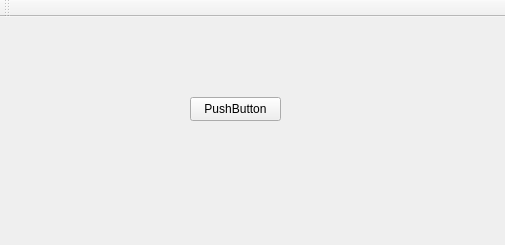
<?xml version="1.0" encoding="UTF-8"?>
<ui version="4.0">
 <class>MainWindow</class>
 <widget class="QMainWindow" name="MainWindow">
  <property name="geometry">
   <rect>
    <x>0</x>
    <y>0</y>
    <width>505</width>
    <height>245</height>
   </rect>
  </property>
  <property name="windowTitle">
   <string>MainWindow</string>
  </property>
  <widget class="QWidget" name="centralWidget">
   <widget class="QPushButton" name="pushButton">
    <property name="geometry">
     <rect>
      <x>190</x>
      <y>80</y>
      <width>91</width>
      <height>24</height>
     </rect>
    </property>
    <property name="text">
     <string>PushButton</string>
    </property>
   </widget>
  </widget>
  <widget class="QMenuBar" name="menuBar">
   <property name="geometry">
    <rect>
     <x>0</x>
     <y>0</y>
     <width>505</width>
     <height>21</height>
    </rect>
   </property>
  </widget>
  <widget class="QToolBar" name="mainToolBar">
   <attribute name="toolBarArea">
    <enum>TopToolBarArea</enum>
   </attribute>
   <attribute name="toolBarBreak">
    <bool>false</bool>
   </attribute>
  </widget>
 </widget>
 <layoutdefault spacing="6" margin="11"/>
 <resources/>
 <connections/>
</ui>
